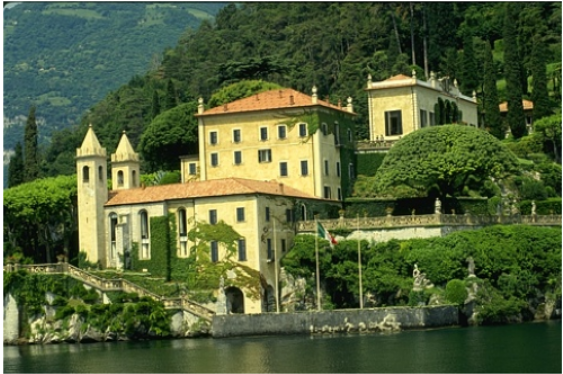
#> input picture data/raw/example4.png, 563 x 374 px
$ python -i canny_segmentation.py   (imports and definitions only)
#> lines starting #> are read from the running program, lines starting #| are printed output that depends on the picture
#> further down, picture is the input picture: shape (374, 563, 3); mean B, G, R 58.2, 97, 82.4
import cv2
import numpy as np
from skimage.morphology import closing, disk

def canny(img, sigma=0.5, closing_radius=0):
#> called with sigma = 0.5, closing_radius = 0
    gray = cv2.cvtColor(img, cv2.COLOR_BGR2GRAY)
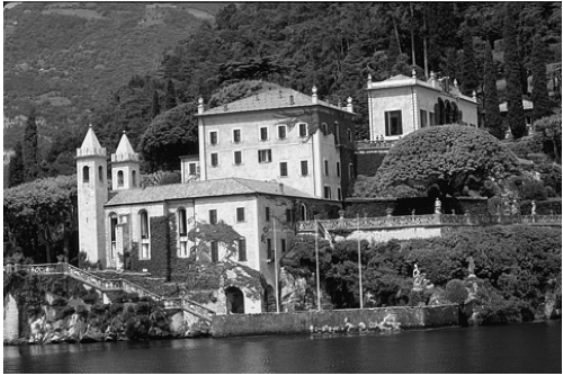
#> gray: shape (374, 563); min 2, max 255, mean 88.2
    v = np.median(gray)
#> v = 77
    lower = int(max(0, (1.0 - sigma) * v))
#> lower = 38
    upper = int(min(255, (1.0 + sigma) * v))
#> upper = 115
    edges = cv2.Canny(gray, lower, upper)
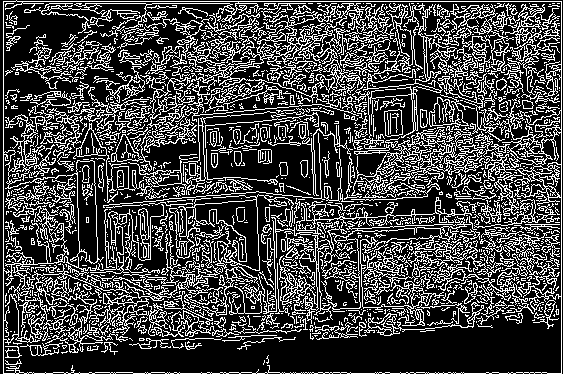
#> edges: shape (374, 563); 27.3% white in thin lines or dots

    if closing_radius > 0:
        edges = closing(edges.astype(bool), disk(closing_radius)).astype(np.uint8)
    return edges

>>> import cv2
>>> picture = cv2.imread('../data/raw/example4.png')
>>> result = canny(picture)
